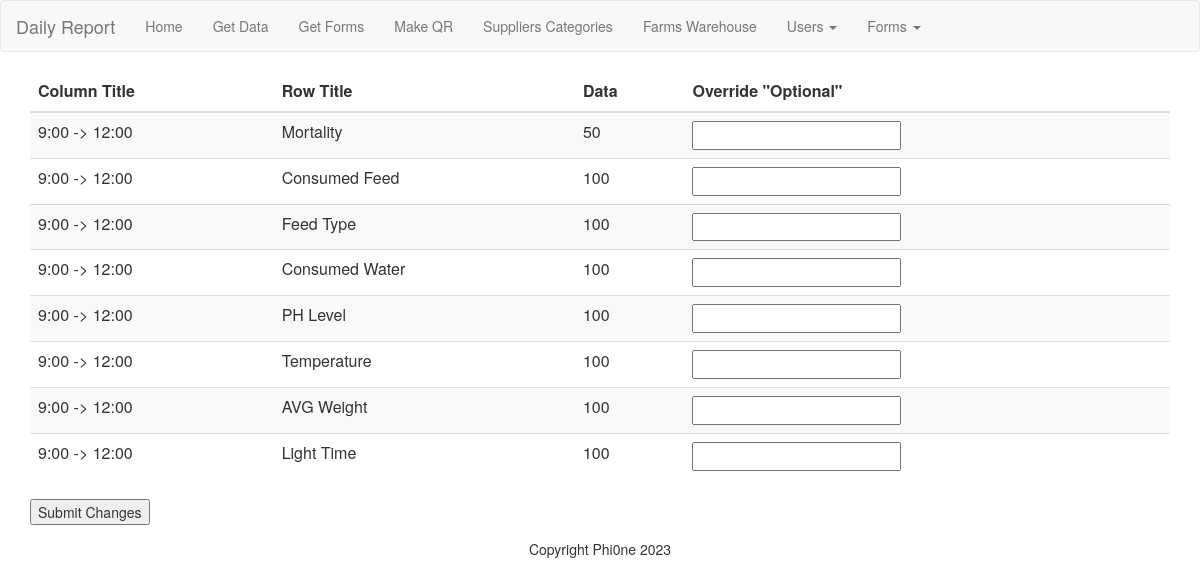
Screenshot of /view_form_id/1 with the database file from the repository.
### model.py (models this page shows, shortened)
class SubmittedData(db.Model):
    __tablename__ = 'submitted_data'
    template_id = Column(Integer, ForeignKey("template_row.template_id"), primary_key=True)
    row_title = Column(String, ForeignKey("template_row.row_title"), primary_key=True)
    form_id = Column(Integer, ForeignKey("form_columns.form_id"), primary_key=True)
    column_title = Column(String, ForeignKey("form_columns.column_title"), primary_key=True)
    data = Column(String)
    __table_args__ = (PrimaryKeyConstraint('template_id', 'row_title', 'form_id', 'column_title'),)

### app.py (the view, shortened to what this page needs)
@app.route('/view_form_id/<form_id>', methods=['GET', 'POST'])
def view_form_id(form_id):
    submitted_data = SubmittedData.query.filter_by(form_id=form_id).all()
    template_type = request.args.get("template_type")
    return render_template("view_form_id.html", submitted_data=submitted_data, template_type=template_type,
                           form_id=form_id)

### templates/view_form_id.html
{% extends "base.html" %}
{% block content %}
<div class="container">
    <form action="{{ url_for('view_form_id', form_id=form_id) }}" method="post">
        <table class="table table-striped">
            <thead>
                <tr>
                    <th>Column Title</th>
                    <th>Row Title</th>
                    <th>Data</th>
                    <th>Override "Optional"</th>
                </tr>
            </thead>
            <tbody>
                {% for data in submitted_data %}
                <tr>
                    <td>{{ data.row_title }}</td>
                    <td>{{ data.column_title }}</td>
                    <td>{{ data.data }}</td>
                    <td><input type="text" name="{{ data.template_id }}_{{ data.row_title }}_{{ data.form_id }}_{{ data.column_title }}" value=""></td>
                </tr>
                {% endfor %}
            </tbody>
        </table>
        <input type="submit" value="Submit Changes">
    </form>
</div>
{% endblock %}

### rows the page displays
SubmittedData: row_title "9:00 -> 12:00", column_title "Mortality", data "50"
SubmittedData: row_title "9:00 -> 12:00", column_title "Consumed Feed", data "100"
SubmittedData: row_title "9:00 -> 12:00", column_title "Feed Type", data "100"
SubmittedData: row_title "9:00 -> 12:00", column_title "Consumed Water", data "100"
SubmittedData: row_title "9:00 -> 12:00", column_title "PH Level", data "100"
SubmittedData: row_title "9:00 -> 12:00", column_title "Temperature", data "100"
SubmittedData: row_title "9:00 -> 12:00", column_title "AVG Weight", data "100"
SubmittedData: row_title "9:00 -> 12:00", column_title "Light Time", data "100"
